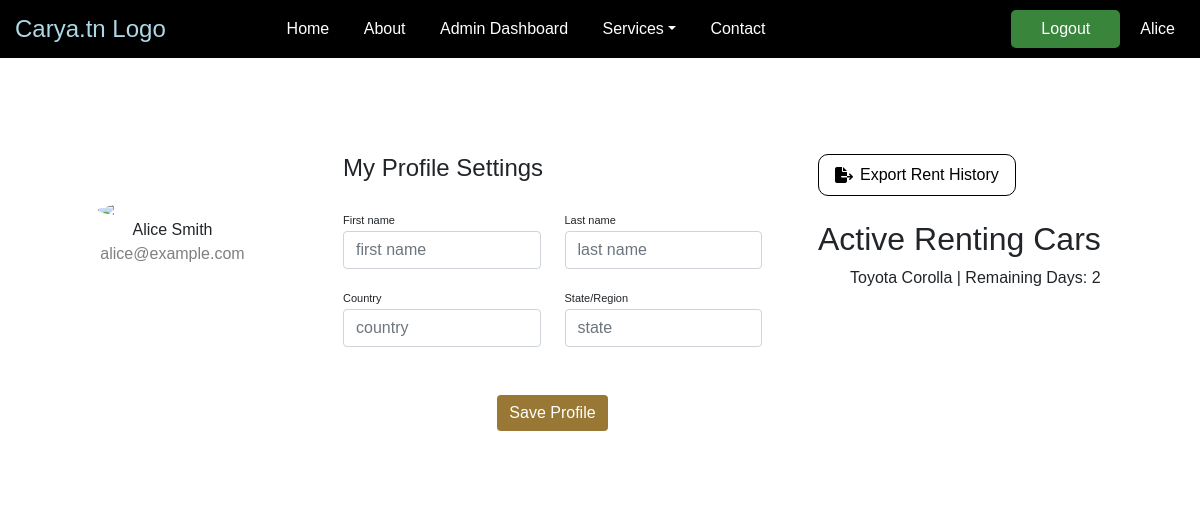
Screenshot of /carya.tn/Templates/profile.php (signed in) with the database file from the repository.
### tables this page shows
CREATE TABLE users (
    id INT AUTO_INCREMENT PRIMARY KEY,
    firstName VARCHAR(30),
    lastName VARCHAR(30),
    password CHAR(255),
    email VARCHAR(50),
    creation_date DATE DEFAULT CURRENT_DATE,
    role VARCHAR(30),
    country VARCHAR(30),
    state VARCHAR(30)
);

CREATE TABLE command (
    command_id INT AUTO_INCREMENT PRIMARY KEY,
    car_id INT,
    user_id INT,
    rental_date DATE DEFAULT CURRENT_DATE,
    start_date DATE,
    end_date DATE,
    rental_period INT,
    confirmed BOOLEAN

);

CREATE TABLE cars (
    id INT AUTO_INCREMENT PRIMARY KEY,
    brand VARCHAR(50),
    model VARCHAR(50),
    color VARCHAR(20),
    image CHAR(255),
    km INT,
    price DECIMAL,
    available BOOLEAN DEFAULT TRUE,
    owner_id INT
);

### carya.tn/src/Model/User.php (called while the page is built, shortened)
<?php
include_once $_SERVER['DOCUMENT_ROOT'] . '/Mini-PHP-Project/carya.tn/src/Lib/connect.php';
class User {
    public function __construct($id, $firstName, $lastName, $password, $email, $creation_date, $role) {
        $this->firstName = $firstName;
        $this->lastName = $lastName;
        $this->email = $email;
    }
    public static function getUserFromRow($row) {
        return new User(
            $row['id'],
            $row['firstName'],
            $row['lastName'],
            $row['password'],
            $row['email'],
            $row['creation_date'],
            $row['role']
        );
    }
    public static function getUserById($userId) {
        global $pdo;
        try {
            $sql = "SELECT * FROM users WHERE id = ?";
            $stmt = $pdo->prepare($sql);
            $stmt->execute([$userId]);
            $userData = $stmt->fetch(PDO::FETCH_ASSOC);
            if ($userData) {
                $user = User::getUserFromRow($userData);
                return $user;
            } else {
                return null;
            }
        } catch (PDOException $e) {
            error_log("Error fetching user by ID: " . $e->getMessage());
            throw $e;
        }
    }
}
?>

### carya.tn/src/Model/Command.php (called while the page is built, shortened)
<?php
include_once $_SERVER['DOCUMENT_ROOT'] . '/Mini-PHP-Project/carya.tn/src/Lib/connect.php';
class Command {
    public function __construct($command_id, $car_id, $user_id, $rental_date, $start_date, $end_date, $rental_period) {
        $this->car_id = $car_id;
        $this->start_date = $start_date;
        $this->end_date = $end_date;
    }
    public static function getCommandFromRow($row) {
        return new Command(
            $row['command_id'],
            $row['car_id'],
            $row['user_id'],
            $row['rental_date'],
            $row['start_date'],
            $row['end_date'],
            $row['rental_period']
        );
    }
    public static function getRentalCommandsByUserId($user_id) {
        global $pdo;
        try {
            $sql = "SELECT * FROM command WHERE user_id = ?";
            $stmt = $pdo->prepare($sql);
            $stmt->execute([$user_id]);
            $commands = [];
            while ($row = $stmt->fetch(PDO::FETCH_ASSOC)) {
                $command = Command::getCommandFromRow($row);
                $commands[] = $command;
            }
            return $commands;
        } catch (PDOException $e) {
            error_log("Error fetching rental commands by user ID: " . $e->getMessage());
            throw $e;
        }
    }
}
?>

### carya.tn/src/Model/Car.php (called while the page is built, shortened)
<?php
include_once $_SERVER['DOCUMENT_ROOT'] . '/Mini-PHP-Project/carya.tn/src/Lib/connect.php';
class Car {
    public static function getCarFromRow($row) {
        return new Car(
            $row['id'],
            $row['brand'],
            $row['model'],
            $row['color'],
            $row['image'],
            $row['km'],
            $row['price'],
            $row['owner_id']
        );
    }
    public static function getCarById($car_id) {
        global $pdo;
        try {
            $sql = "SELECT * FROM cars WHERE id = ?";
            $stmt = $pdo->prepare($sql);
            $stmt->execute([$car_id]);
            $car_data = $stmt->fetch(PDO::FETCH_ASSOC);
            if ($car_data) {
                $car = Car::getCarFromRow($car_data);
                return $car;
            } else {
                return null;
            }
        } catch (PDOException $e) {
            error_log("Error fetching car details: " . $e->getMessage());
            throw $e;
        }
    }
}
?>

### carya.tn/Templates/Profile.php (the view, shortened to what this page needs)
<?php
require_once('../src/Lib/connect.php');
include '../src/Model/Car.php';
include '../src/Model/Command.php';
include '../src/Model/User.php';
$user_id = $_SESSION['user_id'];
$userInfo = User::getUserById($user_id);
$activeRentingCars = Command::getRentalCommandsByUserId($user_id);
foreach ($activeRentingCars as &$row) {
    $carDetails = Car::getCarById($row->car_id);
    $row->car_id = $carDetails->brand;
    $row->car_model = $carDetails->model;
}
$currentDate = "2024-04-06";
$activeRentingCars = array_filter($activeRentingCars, function($car) use ($currentDate) {
    return $currentDate >= $car->start_date && $currentDate <= $car->end_date;
});
?>
<?php
$class="profile-body"
?>
    <div class="container rounded bg-white mt-5 mb-5">
        <div class="row">
            <div class="col-md-3 border-right">
                <div class="d-flex flex-column align-items-center text-center p-3 py-5">
                    <img class="rounded-circle mt-5" width="150px" src="https://www.w3schools.com/howto/img_avatar2.png">
                    <span class="font-weight-bold"><?php echo $userInfo->firstName.' '.$userInfo->lastName;?></span>
                    <span class="text-black-50"><?php echo $userInfo->email;?></span>
                </div>
            </div>
            <div class="col-md-5 border-right">
                <div class="p-3 py-5">
                    <div class="d-flex justify-content-between align-items-center mb-3">
                        <h4 class="text-right">My Profile Settings</h4>
                    </div>
                    <form action="http://localhost/Mini-PHP-Project/carya.tn/src/Controllers/submit_profile.php" method="POST">
                        <div class="row mt-2">
                            <div class="col-md-6"><label class="labels">First name</label>
                            <input type="text" class="form-control" placeholder="first name" value="" name="fname" required></div>
                            <div class="col-md-6"><label class="labels">Last name</label>
                            <input type="text" class="form-control" value="" placeholder="last name" name="lname" required></div>
                        </div>
                        <div class="row mt-3">
                            <div class="col-md-6"><label class="labels">Country</label><input type="text" class="form-control" placeholder="country" value=""></div>
                            <div class="col-md-6"><label class="labels">State/Region</label><input type="text" class="form-control" value="" placeholder="state"></div>
                        </div>
                        <div class="mt-5 text-center">
                            <button class="btn btn-primary profile-save-button" type="submit">Save Profile</button>
                        </div>
                    </form>
                </div>
            </div>
            <div class="col-md-4">
                <div class="p-3 py-5">
                    <div class="export">
                        <div class="export-button" onclick="redirectToLink('http://localhost/Mini-PHP-Project/carya.tn/Templates/Export_rent_history.php')">
                            <i class="fas fa-file-export"></i>
                            <a class="link" href="#">Export Rent History</a>
                        </div>
                    </div>
                    <br>
                    <div class="col-md-12">
                        <?php if ($activeRentingCars): ?>
                        <h2>Active Renting Cars</h2>
                        <ul>
                            <?php foreach ($activeRentingCars as $car): ?>
                                <li><?php echo $car->car_id . ' ' . $car->car_model. ' | '. "Remaining Days: " . date_diff(date_create($currentDate), date_create($car->end_date))->format('%a'); ?></li>
                            <?php endforeach; ?>
                        </ul>
                        <?php else: ?>
                            <p>No active renting cars at the moment.</p>
                        <?php endif; ?>
                    </div>
                    <br>
                </div>
            </div>
        </div>
    </div>
<?php $content = ob_get_clean();?>
<?php require('layout.php')?>

### carya.tn/Templates/layout.php (shortened to what this page needs)
<?php
include_once $_SERVER['DOCUMENT_ROOT'] . '/Mini-PHP-Project/carya.tn/src/Model/User.php';
?>
<!DOCTYPE html>
<html lang="en">
    <head>
        <link href="https://cdn.jsdelivr.net/npm/bootstrap@5.0.0-alpha1/dist/css/bootstrap.min.css" rel="stylesheet">
        <link rel="stylesheet" href="https://cdnjs.cloudflare.com/ajax/libs/font-awesome/6.5.1/css/all.min.css">
        <link rel="stylesheet" href="http://localhost/Mini-PHP-Project/carya.tn/style.css">
    </head>
    <body class=<?= $class ?>>
        <nav class="navbar">
            <div class="navbar-logo">
                <a href="http://localhost/Mini-PHP-Project/carya.tn/index.php">Carya.tn Logo</a>
            </div>
            <div class="navbar-menu">
                <ul>
                    <div class="basics">
                        <li class="navbar-link"><a href="http://localhost/Mini-PHP-Project/carya.tn/index.php">Home</a></li>
                        <li class="navbar-link"><a href="http://localhost/Mini-PHP-Project/carya.tn/Templates/about.php">About</a></li>
                        <?php
                            if (isset($_SESSION['role']) && $_SESSION['role'] == 'admin') {
                                echo '<li class="navbar-link"><a href="http://localhost/Mini-PHP-Project/carya.tn/Templates/admin_dashboard.php">Admin Dashboard</a></li>';
                            }
                        ?>
                        <li class="dropdown">
                            <a href="#" class="dropdown-toggle">Services</a>
                        </li>
                        <li class="navbar-link"><a href="http://localhost/Mini-PHP-Project/carya.tn/Templates/contact.php">Contact</a></li>
                    </div>
                </ul>
            </div>
            <div class="nav-user">
                <ul>
                    <?php
                        if(isset($_SESSION['user_id'])){
                            $user = User::getUserById($_SESSION['user_id']);
                            echo '<li class="login-button"><a href="http://localhost/Mini-PHP-Project/carya.tn/src/Controllers/logout.php">Logout</a></li>';
                            echo '<li class="profile-button"><a href="http://localhost/Mini-PHP-Project/carya.tn/Templates/profile.php">'.$user->firstName.'</a></li>';
                        }else{
                            echo '<li class="login-button"><a href="http://localhost/Mini-PHP-Project/carya.tn/Templates/login.php">Login</a></li>';
                        }
                    ?>
                </ul>
            </div>
        </nav>
        <?= $content ?>
    </body>
</html>

### carya.tn/style.css (style rules this page uses)
:root { --bg-color: #fff; --primary-color: #000000; --second-color: #196FE0; --hover-bg-color: #efefef; --shadow-1: 0px 2px 10px rgba(0, 0, 0, 0.3); --shadow-2: 0px 2px 10px rgba(26, 112, 224, 0.4); }
* { margin: 0; padding: 0; box-sizing: border-box; font-family: 'Poppins', sans-serif; }
body { background-image: url("http://localhost/Mini-PHP-Project/carya.tn/Resources/wallpaper-login2.jpg"); background-position: center; background-repeat: no-repeat; background-size: cover; background-attachment: fixed; }
a { text-decoration: none; color: var(--primary-color); font-weight: 500; }
ul { list-style-type: none; }
.navbar { background-color: black; color: #fff; padding: 10px 0; display: flex; justify-content: space-between; align-items: center; }
.navbar-logo a { flex: 1; margin-left: 15px; color: lightblue; font-size: 24px; text-decoration: none; }
.navbar-menu ul { list-style-type: none; margin: 0; padding: 0; margin-right: 15px; display: flex; align-items: center; }
.navbar-menu ul li { display: inline; margin-left: 10px; }
.navbar-menu ul li a { color: #fff; text-decoration: none; padding: 10px; }
.basics { flex: 1; }
.navbar-menu .navbar-link { position: relative; text-decoration: none; }
.navbar-menu .navbar-link::after { content: ''; position: absolute; bottom: -10px; left: 0; width: 0; height: 2px; background-color: whitesmoke; transition: width 0.3s ease-in-out; }
.navbar-menu ul .dropdown { position: relative; display: inline-block; }
.nav-user ul { list-style-type: none; margin: 0; padding: 0; margin-right: 15px; display: flex; align-items: center; }
.nav-user ul li { display: inline; margin-left: 10px; }
.nav-user ul li a { color: #fff; text-decoration: none; padding: 10px; }
.nav-user .login-button { margin-left: 120px; background-color: #4caf4fc3; border-radius: 5px; padding: 7px 20px; color: white; text-decoration: none; }
.nav-user .profile-button { position: relative; color: black; text-decoration: none; }
.nav-user .profile-button::after { content: ''; position: absolute; bottom: -5px; left: 0; width: 0; height: 2px; background-color: whitesmoke; transition: width 0.3s ease-in-out; }
* { margin: 0; padding: 0; box-sizing: border-box; font-family: 'poppins',sans-serif; }
i { position: absolute; color: #444444; cursor: pointer; }
.profile-body .profile-save-button { background: rgb(153, 120, 53); box-shadow: none; border: none }
.profile-body .labels { font-size: 11px }
.profile-body .export { display: flex; justify-content: space-between; align-items: center; }
.profile-body .export-button { display: flex; border: 1px solid #000; border-radius: 10px; padding: 8px 16px; align-items: center; }
.profile-body .export-button .fas { color: #000; text-decoration: none; }
.profile-body .export-button .link { margin-left: 25px; }

### rows the page displays
users: firstName "Alice", lastName "Smith", email "alice@example.com"
command: car.brand "Toyota", car.model "Corolla", end_date "2"
